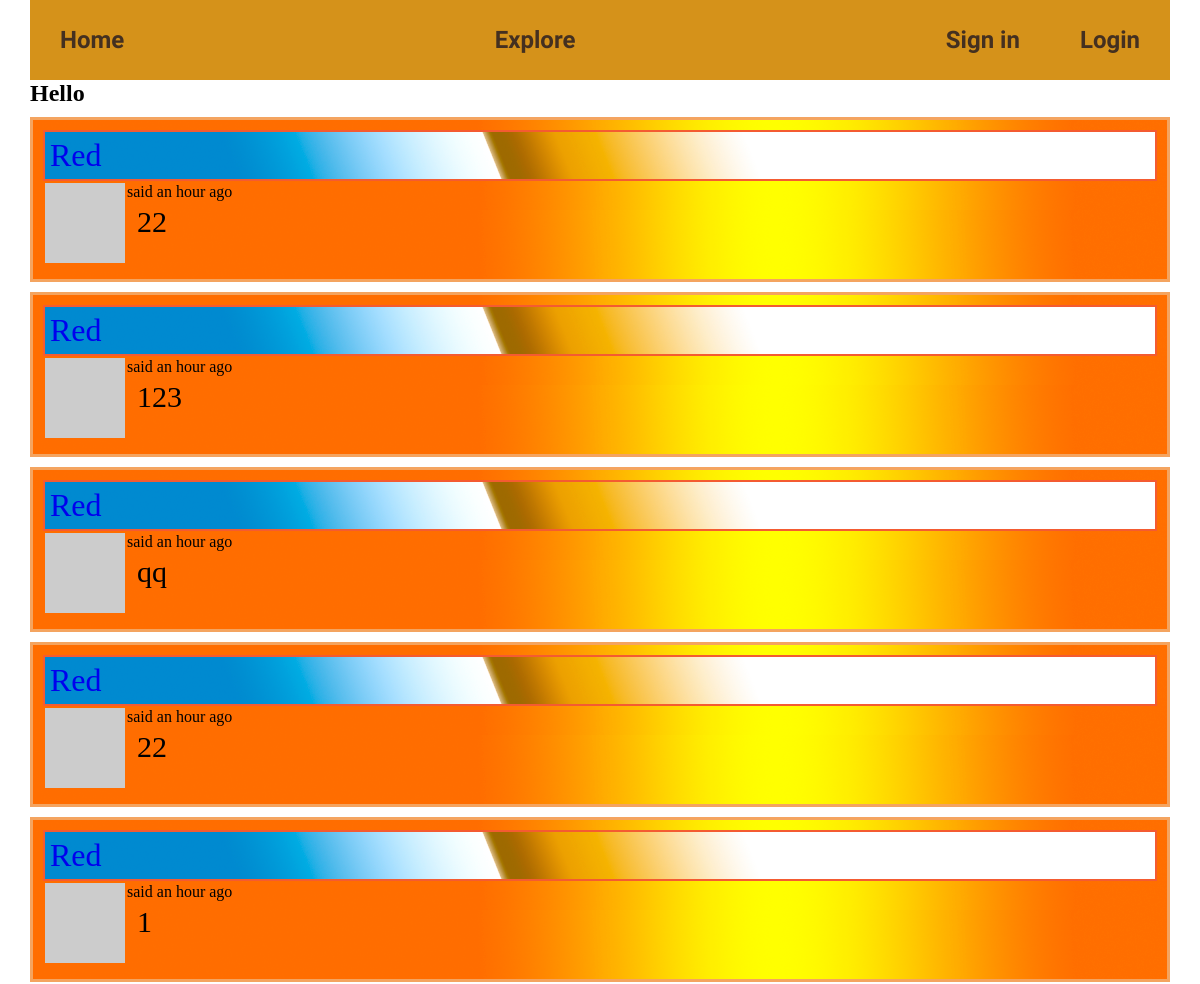
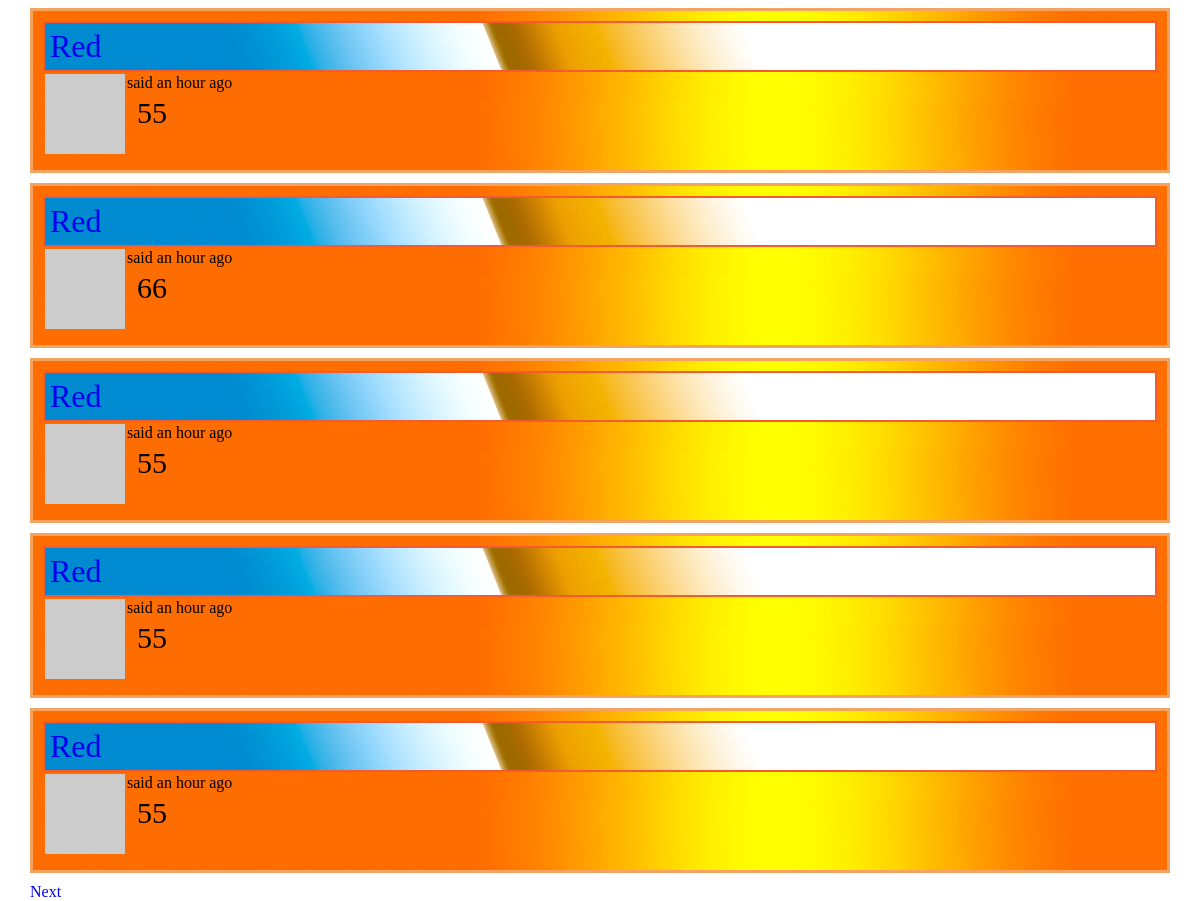
/explore, run on the app's committed database (2 pictures, top to bottom).
### app/models.py (models this page shows, shortened)
class SearchableMixin(object):
    @classmethod
    def search(cls, expression, page, per_page):
        ids, total = query_index(cls.__tablename__, expression, page, per_page)
        if total == 0:
            return cls.query.filter_by(id=0), 0
        when = []
        for i in range(len(ids)):
            when.append((ids[i], i))
        return cls.query.filter(cls.id.in_(ids)).order_by(db.case(when, value=cls.id)), total

class Post(SearchableMixin, db.Model):
    __searchable__ = ['body']
    id = db.Column(db.Integer, primary_key=True)
    body = db.Column(db.Text)
    timestamp = db.Column(db.DateTime, index=True, default=datetime.utcnow)
    user_id = db.Column(db.Integer, db.ForeignKey('user.id'))
    language = db.Column(db.String(5))

class User(db.Model, UserMixin):
    id = db.Column(db.Integer, primary_key=True)
    username = db.Column(db.String(64), nullable=False, index=True, unique=True)
    email = db.Column(db.String(120), nullable=False, index=True, unique=True)
    password_hash = db.Column(db.String(128))
    posts = db.relationship('Post', backref='author', lazy='dynamic')
    about_me = db.Column(db.Text)
    last_seen = db.Column(db.DateTime, default=datetime.utcnow)
    followed = db.relationship('User', secondary=followers,
                               primaryjoin=(followers.c.follower_id == id),
                               secondaryjoin=(followers.c.followed_id == id),
                               backref=db.backref('followers', lazy='dynamic'), lazy='dynamic')
    def avatar(self, size):
        digest = md5(self.email.lower().encode('utf-8')).hexdigest()
        return 'https://www.gravatar.com/avatar/{}?d=identicon&s={}'.format(
            digest, size)

### app/main/routes.py (the view)
@bp.route('/explore')
def explore():
    page = request.args.get('page', 1, type=int)
    posts = Post.query.order_by(Post.timestamp.desc()).paginate(page, app.config['POST_PER_PAGE'], False)
    next_url = url_for('main.explore', page=posts.next_num) if posts.has_next else None
    prev_url = url_for('main.explore', page=posts.prev_num) if posts.has_prev else None
    return render_template('index.html', title="Explore", posts=posts.items, next_url=next_url, prev_url=prev_url)

### app/main/routes.py (called while the page is built)
@bp.before_app_request
def before_request():
    if current_user.is_authenticated:
        current_user.last_seen = datetime.utcnow()
        db.session.commit()
        g.search_form = SearchForm()
    g.locale = str(get_locale())

### app/templates/index.html (shortened to what this page needs)
{% extends 'base.html' %}
{% block body %}
    <h1>Hello {{ current_user.username }}</h1>
    {% for post in posts %}
        <div class="post_show">
            {% include '_post.html' %}
        </div>
    {% endfor %}
    {% if next_url %}
        <a href="{{ next_url }}" class="next">Next</a>
    {% endif %}
{% endblock %}

### app/templates/base.html (shortened to what this page needs)
<!DOCTYPE html>
<html lang="en">
<head>
    <link rel="stylesheet" href="{{ url_for('static', filename='css/style.css') }}">
</head>
<body>
<header>
    <div class="container">
        <div class="header">
            <div class="header__button">
                <a href="{{ url_for('main.index') }}" class="home">Home</a>
                <a href="{{ url_for('main.explore') }}" class="explore">Explore</a>
                {% if current_user.is_anonymous %}
                    <div class="account">
                    <a href="{{ url_for('auth.sign_in') }}" class="sign_in">Sign in</a>
                    <a href="{{ url_for('auth.login') }}" class="login">Login</a>
                {% endif %}
                </div>
            </div>
        </div>
    </div>
</header>
<section>
    <div class="container">
        {% block body %} {% endblock %}
    </div>
</section>
</body>
</html>

### app/templates/_post.html (shortened to what this page needs)
<table>
    <tr valign="top">
        <td><img src="{{ post.author.avatar(36) }}"></td>
        <div class="post_show__label">
            <a href="{{ url_for('main.user', username=post.author.username) }}">{{ post.author.username }}</a>
        </div>
        <td>
            said {{ moment(post.timestamp).fromNow() }}
            <p class="post_show__text">{{ post.body }}</p>
        </td>
    </tr>
</table>

### app/static/css/style.css (style rules this page uses)
* { box-sizing: border-box; margin: 0; padding: 0; }
a { text-decoration: none; }
.container { max-width: 1170px; justify-content: center; margin: 0 auto; padding: 0 15px; }
.header__button { display: flex; justify-content: space-between; flex-direction: row; flex-wrap: nowrap; }
.account { display: flex; }
.home { padding: 5px; }
.header__button a { text-decoration: none; font-size: 24px; padding: 5px 30px; color: #443020; font-weight: bold; font-family: 'Cambay', sans-serif; }
.header { background-color: #d5921a; line-height: 70px; }
.post_show__label { font-size: 32px; padding: 5px; font-family: fantasy; border: 2px #f45b31 solid; background-image: url("../img/bg-label.png"); color: #000000; }
.post_show { border: 3px sandybrown solid; margin: 10px 0; padding: 10px; background-image: url("../img/bg.png"); }
.post_show__text { font-size: 30px; margin: 4px 10px 10px; font-family: Ebrima, cursive; }

### data on the page
Post: author.username "Red", timestamp "an hour ago", body "22"
Post: author.username "Red", timestamp "an hour ago", body "123"
Post: author.username "Red", timestamp "an hour ago", body "qq"
Post: author.username "Red", timestamp "an hour ago", body "22"
Post: author.username "Red", timestamp "an hour ago", body "1"
Post: author.username "Red", timestamp "an hour ago", body "55"
Post: author.username "Red", timestamp "an hour ago", body "66"
Post: author.username "Red", timestamp "an hour ago", body "55"
Post: author.username "Red", timestamp "an hour ago", body "55"
Post: author.username "Red", timestamp "an hour ago", body "55"
